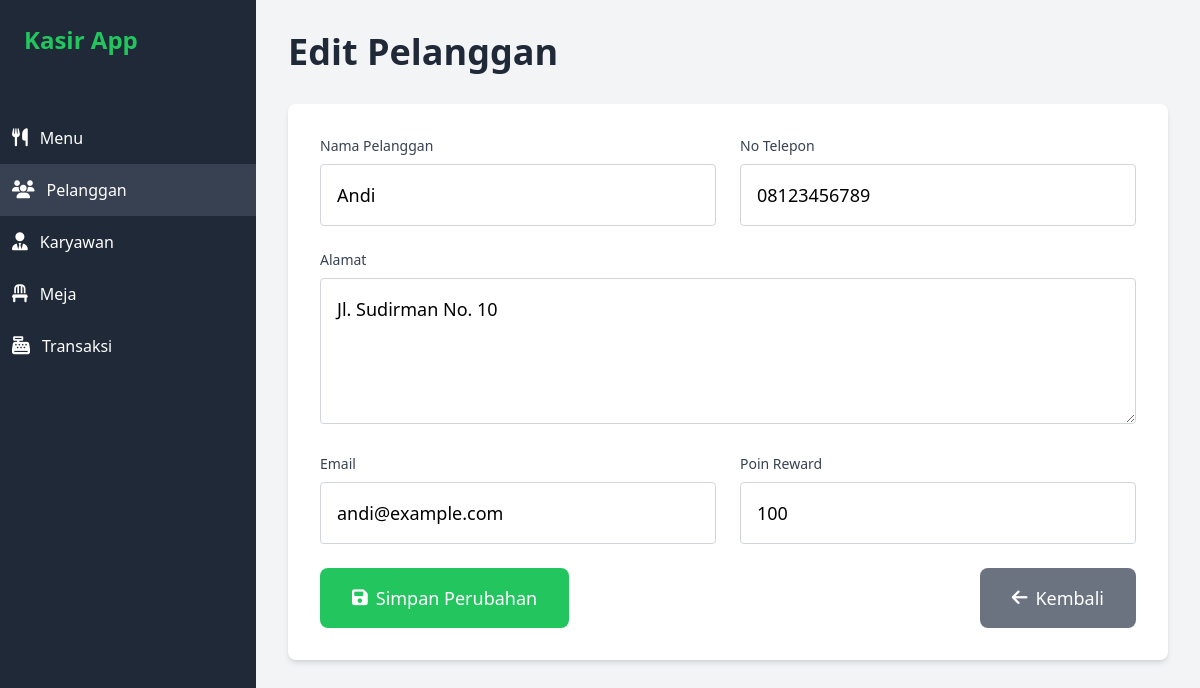
/pelanggan/edit.php?id=1, run on the app's committed database.
### tables this page shows
CREATE TABLE pelanggan (
    id_pelanggan INT AUTO_INCREMENT PRIMARY KEY,
    nama_pelanggan VARCHAR(100) NOT NULL,
    no_telepon VARCHAR(15),
    alamat TEXT,
    email VARCHAR(100),
    poin_reward INT DEFAULT 0
);

### pelanggan/edit.php (the view, shortened to what this page needs)
<?php
include '../includes/db.php';
$id_pelanggan = $_GET['id'] ?? null;
$sql = "SELECT * FROM pelanggan WHERE id_pelanggan=$id_pelanggan";
$result = $conn->query($sql);
$pelanggan = $result->fetch_assoc();
?>
<!DOCTYPE html>
<html lang="en">
<head>
    <link rel="stylesheet" href="https://cdnjs.cloudflare.com/ajax/libs/font-awesome/6.5.1/css/all.min.css">
    <script src="https://cdn.tailwindcss.com"></script>
</head>
<body class="bg-gray-100">
    <div class="w-64 bg-gray-800 text-white min-h-screen fixed top-0 left-0">
        <div class="p-6">
            <h1 class="text-2xl font-bold text-green-500">Kasir App</h1>
        </div>
        <ul class="mt-8">
            <li class="p-3 hover:bg-gray-700 cursor-pointer flex items-center gap-3">
                <i class="fas fa-utensils text-lg"></i>
                <a href="../menu/menu.php" class="block flex-grow">Menu</a>
            </li>
            <li class="p-3 hover:bg-gray-700 cursor-pointer flex items-center gap-3 bg-gray-700">
                <i class="fas fa-users text-lg"></i>
                <a href="../pelanggan/pelanggan.php" class="block flex-grow">Pelanggan</a>
            </li>
            <li class="p-3 hover:bg-gray-700 cursor-pointer flex items-center gap-3">
                <i class="fas fa-user-tie text-lg"></i>
                <a href="../karyawan/karyawan.php" class="block flex-grow">Karyawan</a>
            </li>
            <li class="p-3 hover:bg-gray-700 cursor-pointer flex items-center gap-3">
                <i class="fas fa-chair text-lg"></i>
                <a href="../meja/meja.php" class="block flex-grow">Meja</a>
            </li>
            <li class="p-3 hover:bg-gray-700 cursor-pointer flex items-center gap-3">
                <i class="fas fa-cash-register text-lg"></i>
                <a href="../transaksi/transaksi.php" class="block flex-grow">Transaksi</a>
            </li>
        </ul>
    </div>
    <div class="ml-64 p-8">
        <h1 class="text-4xl font-bold text-gray-800 mb-8">Edit Pelanggan</h1>
        <form method="POST" class="bg-white shadow-md rounded-lg p-8 max-w-4xl space-y-6">
            <div class="grid grid-cols-1 md:grid-cols-2 gap-6">
                <div>
                    <label class="block text-sm font-medium text-gray-700 mb-2">Nama Pelanggan</label>
                    <input type="text" name="nama_pelanggan" value="<?php echo htmlspecialchars($pelanggan['nama_pelanggan']); ?>" class="w-full p-4 border border-gray-300 rounded focus:outline-none focus:ring-2 focus:ring-green-500 text-lg" required>
                </div>
                <div>
                    <label class="block text-sm font-medium text-gray-700 mb-2">No Telepon</label>
                    <input type="text" name="no_telepon" value="<?php echo htmlspecialchars($pelanggan['no_telepon']); ?>" class="w-full p-4 border border-gray-300 rounded focus:outline-none focus:ring-2 focus:ring-green-500 text-lg" required>
                </div>
                <div class="md:col-span-2">
                    <label class="block text-sm font-medium text-gray-700 mb-2">Alamat</label>
                    <textarea name="alamat" rows="4" class="w-full p-4 border border-gray-300 rounded focus:outline-none focus:ring-2 focus:ring-green-500 text-lg"><?php echo htmlspecialchars($pelanggan['alamat']); ?></textarea>
                </div>
                <div>
                    <label class="block text-sm font-medium text-gray-700 mb-2">Email</label>
                    <input type="email" name="email" value="<?php echo htmlspecialchars($pelanggan['email']); ?>" class="w-full p-4 border border-gray-300 rounded focus:outline-none focus:ring-2 focus:ring-green-500 text-lg">
                </div>
                <div>
                    <label class="block text-sm font-medium text-gray-700 mb-2">Poin Reward</label>
                    <input type="number" name="poin_reward" value="<?php echo htmlspecialchars($pelanggan['poin_reward']); ?>" class="w-full p-4 border border-gray-300 rounded focus:outline-none focus:ring-2 focus:ring-green-500 text-lg">
                </div>
            </div>
            <div class="flex justify-between mt-6">
                <button type="submit" name="update" class="bg-green-500 text-white px-8 py-4 rounded-lg flex items-center gap-2 hover:bg-green-600 transition duration-300 text-lg">
                    <i class="fas fa-save"></i>
                    <span>Simpan Perubahan</span>
                </button>
                <a href="pelanggan.php" class="bg-gray-500 text-white px-8 py-4 rounded-lg flex items-center gap-2 hover:bg-gray-600 transition duration-300 text-lg">
                    <i class="fas fa-arrow-left"></i>
                    <span>Kembali</span>
                </a>
            </div>
        </form>
    </div>
</body>
</html>

### data on the page
pelanggan: nama_pelanggan "Andi", no_telepon "08123456789", alamat "Jl. Sudirman No. 10", email "andi@example.com", poin_reward "100"
